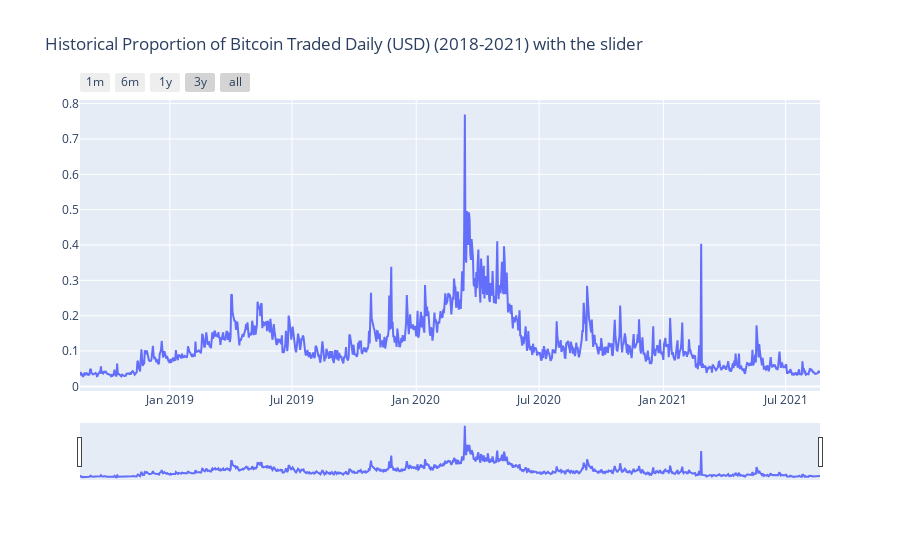

This figure's notebook cell:
### Markdown cell above
As we can see, these two variables have a strong correlation with one another. Hence, our "Tweets" data may prove to be a useful variable to include in our multivariate LSTM model.

### Code cell
trace1 = go.Scatter(
    x = df['Date'],
    y = df['Proportion Traded'].astype(float),
    mode = 'lines',
    name = 'Bitcoin Price (Open)'
)

layout = dict(
    title='Historical Proportion of Bitcoin Traded Daily (USD) (2018-2021) with the slider',
    xaxis=dict(
        rangeselector=dict(
            buttons=list([
                dict(count=1,
                     label='1m',
                     step='month',
                     stepmode='backward'),
                dict(count=6,
                     label='6m',
                     step='month',
                     stepmode='backward'),
                dict(count=12,
                     label='1y',
                     step='month',
                     stepmode='backward'),
                dict(count=36,
                     label='3y',
                     step='month',
                     stepmode='backward'),
                dict(step='all')
            ])
        ),
        rangeslider=dict(
            visible = True
        ),
        type='date'
    )
)

data = [trace1]
fig = dict(data=data, layout=layout)
iplot(fig, filename = "Time Series with Rangeslider")

### Figure 1 — Plotly figure (JSON) as saved in the notebook; plotly's stock layout.template omitted (floating-point values rounded to 4 significant figures; data arrays with more than 128 entries replaced by an {"elided": "..."} marker saying what was removed)
{"data": [{"mode": "lines", "name": "Bitcoin Price (Open)", "type": "scatter", "x": {"elided": "1097 str values"}, "y": {"elided": "1097 float values"}}], "layout": {"title": {"text": "Historical Proportion of Bitcoin Traded Daily (USD) (2018-2021) with the slider"}, "xaxis": {"rangeselector": {"buttons": [{"count": 1, "label": "1m", "step": "month", "stepmode": "backward"}, {"count": 6, "label": "6m", "step": "month", "stepmode": "backward"}, {"count": 12, "label": "1y", "step": "month", "stepmode": "backward"}, {"count": 36, "label": "3y", "step": "month", "stepmode": "backward"}, {"step": "all"}]}, "rangeslider": {"visible": true}, "type": "date"}}}
